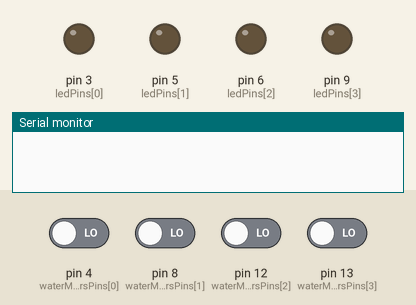
The sketch below on a simulated Arduino Uno, built with avr-gcc and run on an emulated ATmega328P. Shown: output pins drawn as LEDs (lit = HIGH), the last lines printed to the serial monitor. The test bench sets the inputs (shaded band); at power-on: pin 4 (waterMetersPins[0]), pin 8 (waterMetersPins[1]), pin 12 (waterMetersPins[2]), pin 13 (waterMetersPins[3]) LOW.

Above: at 1.2 s.
1.3 s: pin 4 (waterMetersPins[0]) driven HIGH
At 1.45 s:
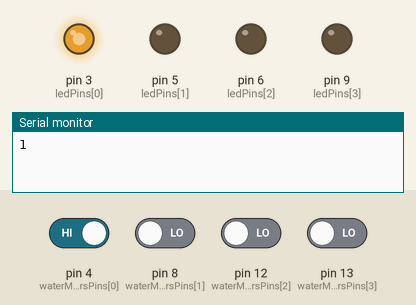
4.3 s: pin 8 (waterMetersPins[1]) driven HIGH
At 4.45 s:
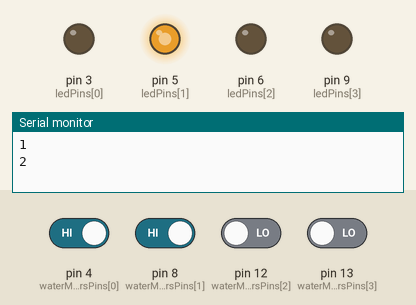
7.3 s: pin 12 (waterMetersPins[2]) driven HIGH
At 7.45 s:
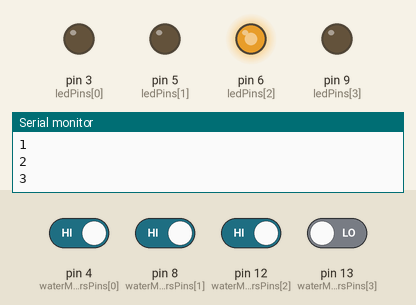
10.3 s: pin 13 (waterMetersPins[3]) driven HIGH
At 10.45 s:
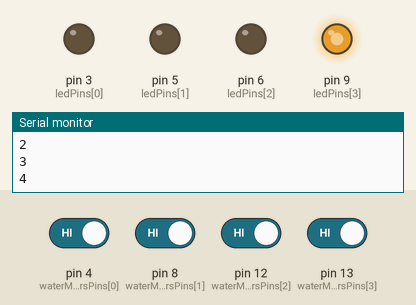
13.3 s: pin 4 (waterMetersPins[0]) driven LOW and pin 8 (waterMetersPins[1]) driven LOW
At 13.45 s:
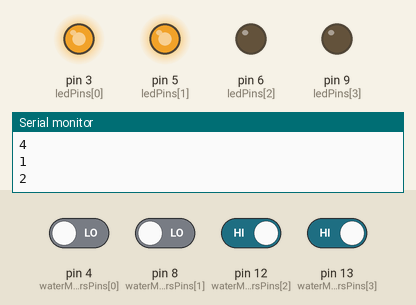
16.3 s: pin 8 (waterMetersPins[1]) driven HIGH and pin 12 (waterMetersPins[2]) driven LOW
At 16.45 s:
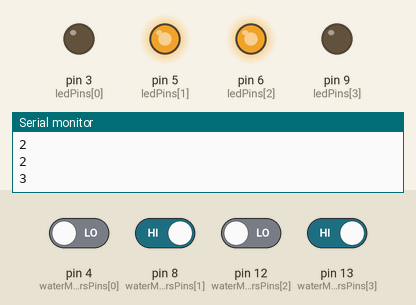
Timing chart, 0 to 19.3 s (numbered marks = the images above; inputs shaded):
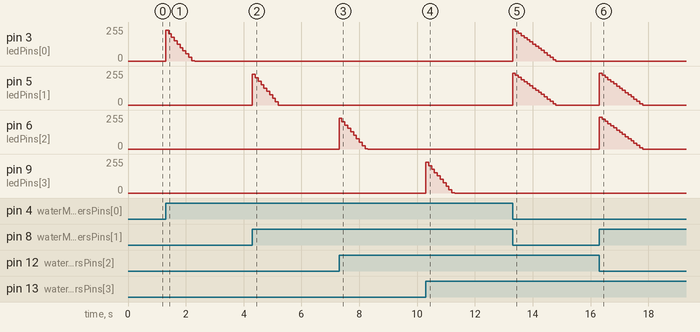

The sketch:

whater.ino
```cpp
const int ledBrightnessStep = 2;
const int ledMillsStep = 100;
const int ledMaxValue = 255;

//const int waterMeterCold1 = 4;
//const int waterMeterHot1 = 8;
//const int waterMeterCold2 = 12;
//const int waterMeterHot2 = 13;

//const int ledNetworkPin = 2;

const int NUMBER_OF_INPUTS = 4;

int waterMetersPins[NUMBER_OF_INPUTS] = {
  4, 8, 12, 13
};

int ledPins[NUMBER_OF_INPUTS] = {
  3, 5, 6, 9
};

int waterMetersValues[NUMBER_OF_INPUTS] = { 0, 0, 0, 0 };
int currentWaterMeter = 0;

int ledsBrightness[NUMBER_OF_INPUTS] = { 0, 0, 0, 0 };
int currentLedBrightness = 0;

unsigned long currentMillis = 0;

void setup() {

  Serial.begin(9600);
  //pinMode(ledNetworkPin, OUTPUT);
  //digitalWrite(ledNetworkPin, LOW);

  for(int i = 0; i < NUMBER_OF_INPUTS; i++) {
    pinMode(ledPins[i], OUTPUT);
    pinMode(waterMetersPins[i], INPUT);
    digitalWrite(ledPins[i], ledsBrightness[i]);

    waterMetersValues[i] = digitalRead(waterMetersPins[i]);
  }
}

void loop() {

  currentMillis = millis();

  for(int i = 0; i < NUMBER_OF_INPUTS; i++) {
    currentLedBrightness = ledsBrightness[i];
      if (currentLedBrightness > 0 && currentMillis % ledMillsStep == 0) {
        currentLedBrightness = currentLedBrightness - ledBrightnessStep;
        if (currentLedBrightness < 0) {
          currentLedBrightness = 0;
        }
        ledsBrightness[i] = currentLedBrightness;
        analogWrite(ledPins[i], currentLedBrightness);
      }

    currentWaterMeter = digitalRead(waterMetersPins[i]);
    if (currentWaterMeter != waterMetersValues[i]) {
      waterMetersValues[i] = currentWaterMeter;
      ledsBrightness[i] = ledMaxValue;
      analogWrite(ledPins[i], ledsBrightness[i]);
      Serial.println(i+1);
     }
  }
}
```

Measured:
- after the input at 1.3 s, pin 3 (ledPins[0]): 0/255 → 229/255 at once, → 203/255 0.10 s later, → 179/255 0.10 s later, → 153/255 0.10 s later, … (11 changes in this stretch)
- after the input at 4.3 s, pin 5 (ledPins[1]): 0/255 → 231/255 at once, → 205/255 0.10 s later, → 179/255 0.10 s later, → 153/255 0.10 s later, … (10 changes in this stretch)
- after the input at 7.3 s, pin 6 (ledPins[2]): 0/255 → 229/255 at once, → 203/255 0.10 s later, → 179/255 0.10 s later, → 155/255 0.10 s later, … (11 changes in this stretch)
- after the input at 10.3 s, pin 9 (ledPins[3]): 0/255 → 229/255 at once, → 203/255 0.10 s later, → 177/255 0.10 s later, → 153/255 0.10 s later, … (11 changes in this stretch)
- after the input at 13.3 s, pin 3 (ledPins[0]), pin 5 (ledPins[1]): 0/255 → 239/255 at once, → 223/255 0.10 s later, → 207/255 0.10 s later, → 191/255 0.10 s later, … (16 changes in this stretch)
- after the input at 16.3 s, pin 5 (ledPins[1]), pin 6 (ledPins[2]): 0/255 → 239/255 at once, → 223/255 0.10 s later, → 207/255 0.10 s later, → 191/255 0.10 s later, … (16 changes in this stretch)
